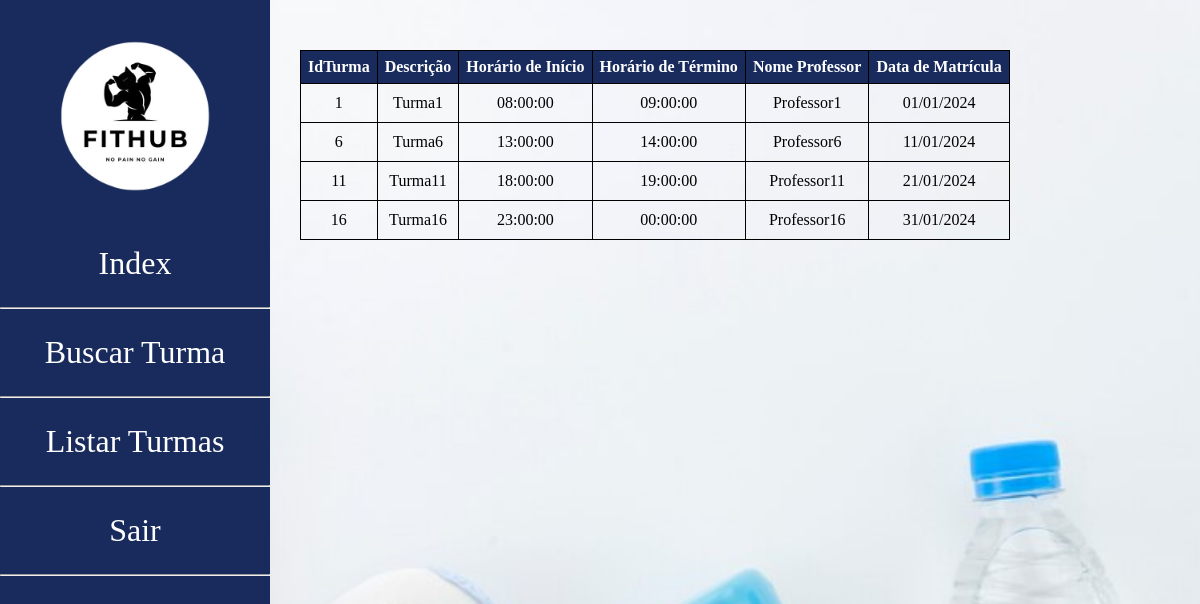
The page /academia/listarAl.php (signed in) on the database its author committed.
### tables this page shows
create table tbTurma(
idTurma int primary key auto_increment
, descricao varchar(30)
, horarioInicio time
, horarioTermino time
, idProfessor int 
, foreign key (idProfessor) references tbProfessor(idprofessor)
);

create table tbProfessor(
idProfessor int primary key auto_increment
, nome varchar(40) not null
, telefone char(14)
, celular char(15)
, email varchar(40) not null unique
, senha varchar(30) not null
);

create table tbMatricula(
idMatricula  int primary key auto_increment
, dataMatricula date
, idAluno int
, idTurma int
, foreign key (idAluno) references tbAluno(idAluno)
, foreign key (idTurma) references tbTurma(idTurma)
);

### academia/listarAl.php (the view, shortened to what this page needs)
<!DOCTYPE html>
<html lang="en">
<head>
    <link rel="stylesheet" href="./styles/listarStyles.css">
</head>
<body>
    <div id="sidebar-left">
        <ul>
            <image src='assets/logo.png' class="logo">
            <li class="topic"><a href="agenda.php">Index</a></li><hr>
            <li class="topic"><a href="consultarAl.php">Buscar Turma</a></li><hr>
            <li class="topic"><a href="listarAl.php">Listar Turmas</a></li><hr>
            <li class="topic"><a href="logout.php">Sair</a></li><hr>
        </ul>
    </div>
</body>
</html>
<?php
include 'conexao.php';
if ($_SESSION['user_type'] == 'aluno') {
    $email = $_SESSION['email'];
    $res1 = mysqli_query($con, "SELECT * FROM tbAluno WHERE email = '$email'");
    $escrever1 = mysqli_fetch_array($res1);
    $id = $escrever1['idAluno'];
    $sql_c = "SELECT t.idTurma as ID, t.descricao, t.horarioInicio, t.horarioTermino, p.nome AS nomeProfessor, m.dataMatricula
              FROM tbTurma t
              INNER JOIN tbMatricula m ON m.idTurma = t.idTurma
              INNER JOIN tbProfessor p ON p.idProfessor = t.idProfessor
              WHERE m.idAluno = '$id' order by m.dataMatricula";
    $res = mysqli_query($con, $sql_c);
    $linha = mysqli_num_rows($res);
    if ($linha > 0) {
        echo "<div class= 'geral'>";
        echo "<table>";
        echo "<tr>
                <th class='titleTable'>IdTurma</th>
                <th class='titleTable'>Descrição</th>
                <th class='titleTable'>Horário de Início</th>
                <th class='titleTable'>Horário de Término</th>
                <th class='titleTable'>Nome Professor</th>
                <th class='titleTable'>Data de Matrícula</th>
            </tr>";
        while ($escrever = mysqli_fetch_array($res)) {
            $data = implode("/", array_reverse(explode("-", $escrever['dataMatricula'])));
            echo "<tr>
                    <td>" . $escrever['ID'] . "</td>
                    <td>" . $escrever['descricao'] . "</td>
                    <td>" . $escrever['horarioInicio'] . "</td>
                    <td>" . $escrever['horarioTermino'] . "</td>
                    <td>" . $escrever['nomeProfessor'] . "</td>
                    <td> $data</td>
                </tr>";
            }
        echo "</table>";
        echo "</div>";
    } else {
        echo "Nenhuma turma encontrada.";
    }
}
?>

### academia/styles/listarStyles.css (style rules this page uses)
html, body { height: 100%; margin: 0; padding: 0; }
body { background-image: url(assets/fundo-buscar.jpg); background-position: center; background-repeat: no-repeat; background-size: cover; display: flex; }
#sidebar-left { position: fixed; width: 270px; height: 100%; left: 0px; top: 0px; background: #182B5C; }
.geral { margin-left: 300px; margin-top: 50px; }
.topic { font-family: 'Josefin Sans'; font-weight: 400; font-size: 32px; text-decoration: none; color: white; text-align: center; margin-top: 25px; margin-bottom: 25px; }
ul { list-style-type: none; padding: 0; }
li.topic a { text-decoration: none; color: white; }
.logo { width: 200px; height: 200px; margin-left: 13%; }
.titleTable { background-color: #182B5C; color: white; padding: 7px; text-align: center; }
table { width: 100%; border-collapse: collapse; }
table, th, td { border: 1px solid black; }
th, td { padding: 10px; text-align: center; }

### rows shown on the page
tbturma: idTurma "1", descricao "Turma1", horarioInicio "08:00:00", horarioTermino "09:00:00", idProfessor.nome "Professor1", tbmatricula.dataMatricula "01/01/2024"
tbturma: idTurma "6", descricao "Turma6", horarioInicio "13:00:00", horarioTermino "14:00:00", idProfessor.nome "Professor6", tbmatricula.dataMatricula "11/01/2024"
tbturma: idTurma "11", descricao "Turma11", horarioInicio "18:00:00", horarioTermino "19:00:00", idProfessor.nome "Professor11", tbmatricula.dataMatricula "21/01/2024"
tbturma: idTurma "16", descricao "Turma16", horarioInicio "23:00:00", horarioTermino "00:00:00", idProfessor.nome "Professor16", tbmatricula.dataMatricula "31/01/2024"
